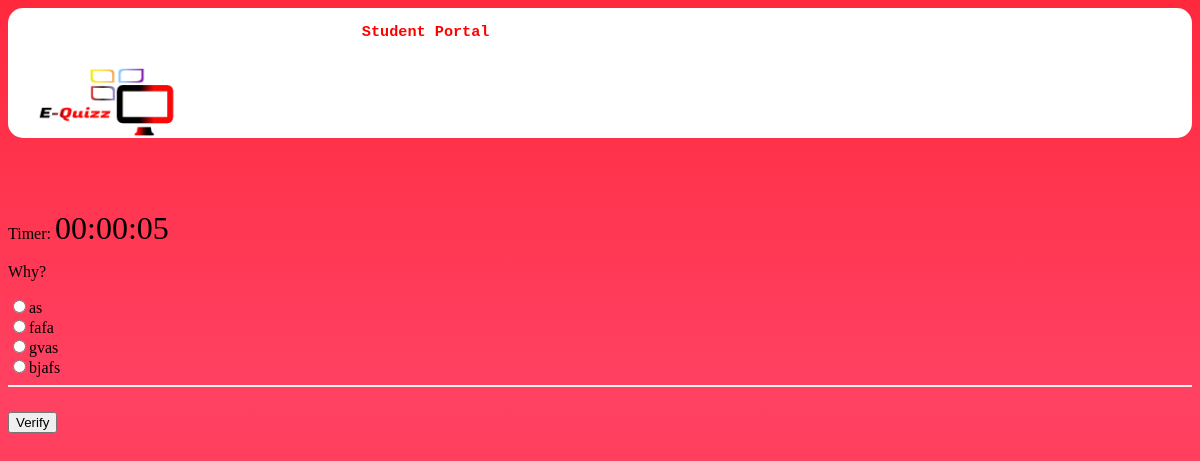
/E-Quiz/test.php?test_id=20, run on the app's committed database.
### tables this page shows
CREATE TABLE `questions` (
  `questionId` int(11) NOT NULL,
  `test_id` int(11) NOT NULL,
  `question` varchar(100) NOT NULL,
  `option1` varchar(50) NOT NULL,
  `option2` varchar(50) NOT NULL,
  `option3` varchar(50) DEFAULT NULL,
  `option4` varchar(50) DEFAULT NULL,
  `answer` int(11) NOT NULL
);

### E-Quiz/test.php (the view, shortened to what this page needs)
<html>
<head>
</head>
    <body id="grad">
<header><pre> <img style="height:220x;width:190px;" src="logo.png"><span style="float:right"><h3>Student Portal                                                                             </h3></pre></span></header><br><br><br><br>
<?php
$connection = mysqli_connect("localhost", "root", "","equizz") or die ("could not connect to database");
$testId = $_GET['test_id'];
$query = "SELECT * FROM tests WHERE test_id='$testId'";
$result = mysqli_query($connection, $query);
$row = mysqli_fetch_assoc($result);
$duration = $row['duration'];
echo <<<MULTI_LINE_STRING
<script>
var duration = $duration;
var xyz = setInterval(timer, 1000);
var redirectionDuration = 0;
function timer() {
	if (duration <= 0) {
		var date = new Date(null);
		date.setSeconds(redirectionDuration);
		document.getElementById("timer").innerHTML = '<b><span style="color: red">Times up! You will be redirected in ' + date.toISOString().substr(11, 8) + ' </span></b>';
		if (redirectionDuration == 0) {
			document.getElementById("verify").click();
		}
		redirectionDuration--;
	}
	else {
		var date = new Date(null);
		date.setSeconds(duration);
		document.getElementById("timer").innerHTML = date.toISOString().substr(11, 8);
		duration--;
		if (duration == 0) {
			document.getElementById("timer").innerHTML = '<b><span style="color: red">Times up!</span></b>';
			redirectionDuration = 5;
		}
	}
}
</script>
Timer: <span id="timer"></span>
MULTI_LINE_STRING;
$query = "SELECT * FROM Questions WHERE test_id = '$testId'";
$result = mysqli_query($connection, $query);
$i = 0;
echo	'<form action="result.php" method="POST">';
while ($row = mysqli_fetch_assoc($result)) {
	$question_id = $row['questionId'];
	$question = $row['question'];
	$option1 = $row['option1'];
	$option2 = $row['option2'];
	$option3 = $row['option3'];
	$option4 = $row['option4'];
	echo <<<MULTI_LINE_STRING
	<p>$question</p>
		<input type="text" name="question_$i" value="$question_id" style="display: none"></input>
		<input type="radio" name="answer_$question_id" value="1">$option1</input><br />
		<input type="radio" name="answer_$question_id" value="2">$option2</input><br />
		<input type="radio" name="answer_$question_id" value="3">$option3</input><br />
		<input type="radio" name="answer_$question_id" value="4">$option4</input><br />
		<hr />
MULTI_LINE_STRING;
	$i = $i + 1;
}
echo '<input type="submit" id="verify" value="Verify"></input>';
echo '</form>';
?>
    </body>
    </html>

### E-Quiz/test.php (style rules this page uses)
#grad { background: linear-gradient(#FF293D,#FF4263,#FF293D) }
header, footer { width:100%; height:130px; border-radius:15px; color:#ff0000 ; background-color: white; }
hr { border: 1px solid #f1f1f1; margin-bottom: 25px; }
#timer { font-size: 32px; font-family: }

### data on the page
questions: question "Why?", option1 "as", option2 "fafa", option3 "gvas", option4 "bjafs"
